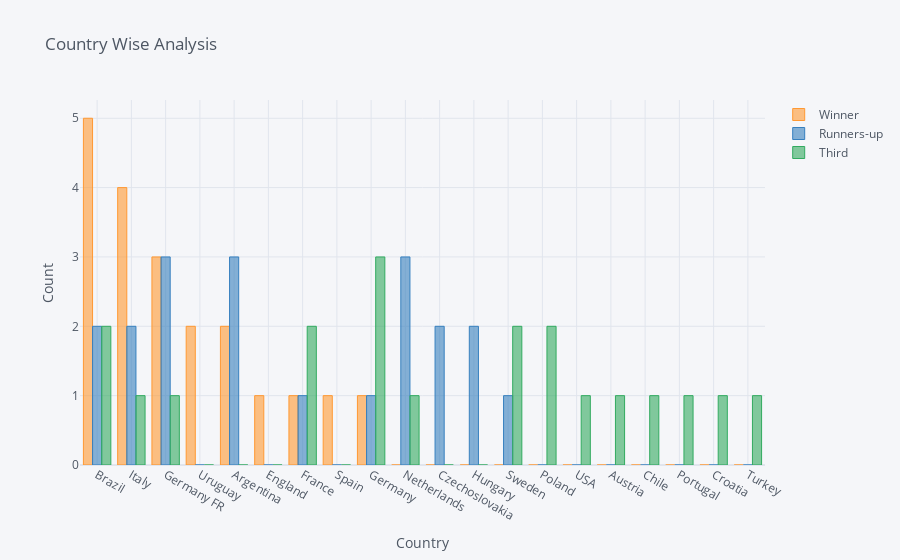

The notebook cell this image was saved under:
### Code cell
df_Country.iplot(kind='bar', y=['Winner', 'Runners-up', 'Third'], 
                title='Country Wise Analysis', 
                xTitle='Country', 
                yTitle='Count')

### Figure 1 — Plotly figure (JSON) as saved in the notebook; plotly's stock layout.template omitted (floating-point values rounded to 4 significant figures)
{"data": [{"marker": {"color": "rgba(255, 153, 51, 0.6)", "line": {"color": "rgba(255, 153, 51, 1.0)", "width": 1}}, "name": "Winner", "orientation": "v", "text": "", "type": "bar", "x": ["Brazil", "Italy", "Germany FR", "Uruguay", "Argentina", "England", "France", "Spain", "Germany", "Netherlands", "Czechoslovakia", "Hungary", "Sweden", "Poland", "USA", "Austria", "Chile", "Portugal", "Croatia", "Turkey"], "y": [5, 4, 3, 2, 2, 1, 1, 1, 1, 0, 0, 0, 0, 0, 0, 0, 0, 0, 0, 0]}, {"marker": {"color": "rgba(55, 128, 191, 0.6)", "line": {"color": "rgba(55, 128, 191, 1.0)", "width": 1}}, "name": "Runners-up", "orientation": "v", "text": "", "type": "bar", "x": ["Brazil", "Italy", "Germany FR", "Uruguay", "Argentina", "England", "France", "Spain", "Germany", "Netherlands", "Czechoslovakia", "Hungary", "Sweden", "Poland", "USA", "Austria", "Chile", "Portugal", "Croatia", "Turkey"], "y": [2, 2, 3, 0, 3, 0, 1, 0, 1, 3, 2, 2, 1, 0, 0, 0, 0, 0, 0, 0]}, {"marker": {"color": "rgba(50, 171, 96, 0.6)", "line": {"color": "rgba(50, 171, 96, 1.0)", "width": 1}}, "name": "Third", "orientation": "v", "text": "", "type": "bar", "x": ["Brazil", "Italy", "Germany FR", "Uruguay", "Argentina", "England", "France", "Spain", "Germany", "Netherlands", "Czechoslovakia", "Hungary", "Sweden", "Poland", "USA", "Austria", "Chile", "Portugal", "Croatia", "Turkey"], "y": [2, 1, 1, 0, 0, 0, 2, 0, 3, 1, 0, 0, 2, 2, 1, 1, 1, 1, 1, 1]}], "layout": {"legend": {"bgcolor": "#F5F6F9", "font": {"color": "#4D5663"}}, "paper_bgcolor": "#F5F6F9", "plot_bgcolor": "#F5F6F9", "title": {"font": {"color": "#4D5663"}, "text": "Country Wise Analysis"}, "xaxis": {"gridcolor": "#E1E5ED", "showgrid": true, "tickfont": {"color": "#4D5663"}, "title": {"font": {"color": "#4D5663"}, "text": "Country"}, "zerolinecolor": "#E1E5ED"}, "yaxis": {"gridcolor": "#E1E5ED", "showgrid": true, "tickfont": {"color": "#4D5663"}, "title": {"font": {"color": "#4D5663"}, "text": "Count"}, "zerolinecolor": "#E1E5ED"}}}
